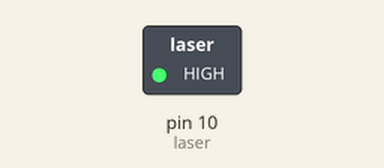
The sketch below on a simulated Arduino Uno, built with avr-gcc and run on an emulated ATmega328P. Parts: switched loads named in the sketch (green lamp = pin HIGH).

Above: at 0.1 s.
Timing chart, 0 to 1.6 s (numbered marks = the images above):
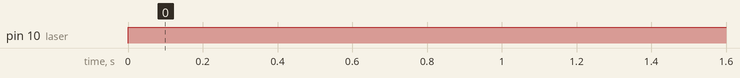

Measured:
- by itself, pin 10 (laser): LOW → HIGH at 0.00 s

The sketch:

Src_Laser-Transmitter.ino
```cpp
int laser = 10;

void setup() {

  Serial.begin(9600);
  pinMode(laser, OUTPUT);

}

void loop() {

  digitalWrite(laser,HIGH);

}
```
